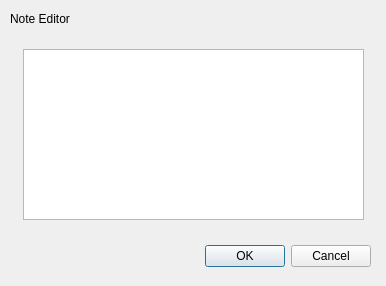
<?xml version="1.0" encoding="UTF-8"?>
<ui version="4.0">
 <class>dbse::SchemaNoteEditor</class>
 <widget class="QDialog" name="dbse::SchemaNoteEditor">
  <property name="geometry">
   <rect>
    <x>0</x>
    <y>0</y>
    <width>386</width>
    <height>286</height>
   </rect>
  </property>
  <property name="windowTitle">
   <string>Dialog</string>
  </property>
  <widget class="QDialogButtonBox" name="buttons">
   <property name="geometry">
    <rect>
     <x>30</x>
     <y>240</y>
     <width>341</width>
     <height>32</height>
    </rect>
   </property>
   <property name="orientation">
    <enum>Qt::Horizontal</enum>
   </property>
   <property name="standardButtons">
    <set>QDialogButtonBox::Cancel|QDialogButtonBox::Ok</set>
   </property>
  </widget>
  <widget class="QLabel" name="label">
   <property name="geometry">
    <rect>
     <x>10</x>
     <y>10</y>
     <width>111</width>
     <height>18</height>
    </rect>
   </property>
   <property name="text">
    <string>Note Editor</string>
   </property>
  </widget>
  <widget class="QTextEdit" name="text">
   <property name="geometry">
    <rect>
     <x>23</x>
     <y>49</y>
     <width>341</width>
     <height>171</height>
    </rect>
   </property>
  </widget>
 </widget>
 <resources/>
 <connections>
  <connection>
   <sender>buttons</sender>
   <signal>accepted()</signal>
   <receiver>dbse::SchemaNoteEditor</receiver>
   <slot>accept()</slot>
   <hints>
    <hint type="sourcelabel">
     <x>248</x>
     <y>254</y>
    </hint>
    <hint type="destinationlabel">
     <x>157</x>
     <y>274</y>
    </hint>
   </hints>
  </connection>
  <connection>
   <sender>buttons</sender>
   <signal>rejected()</signal>
   <receiver>dbse::SchemaNoteEditor</receiver>
   <slot>reject()</slot>
   <hints>
    <hint type="sourcelabel">
     <x>316</x>
     <y>260</y>
    </hint>
    <hint type="destinationlabel">
     <x>286</x>
     <y>274</y>
    </hint>
   </hints>
  </connection>
 </connections>
</ui>
